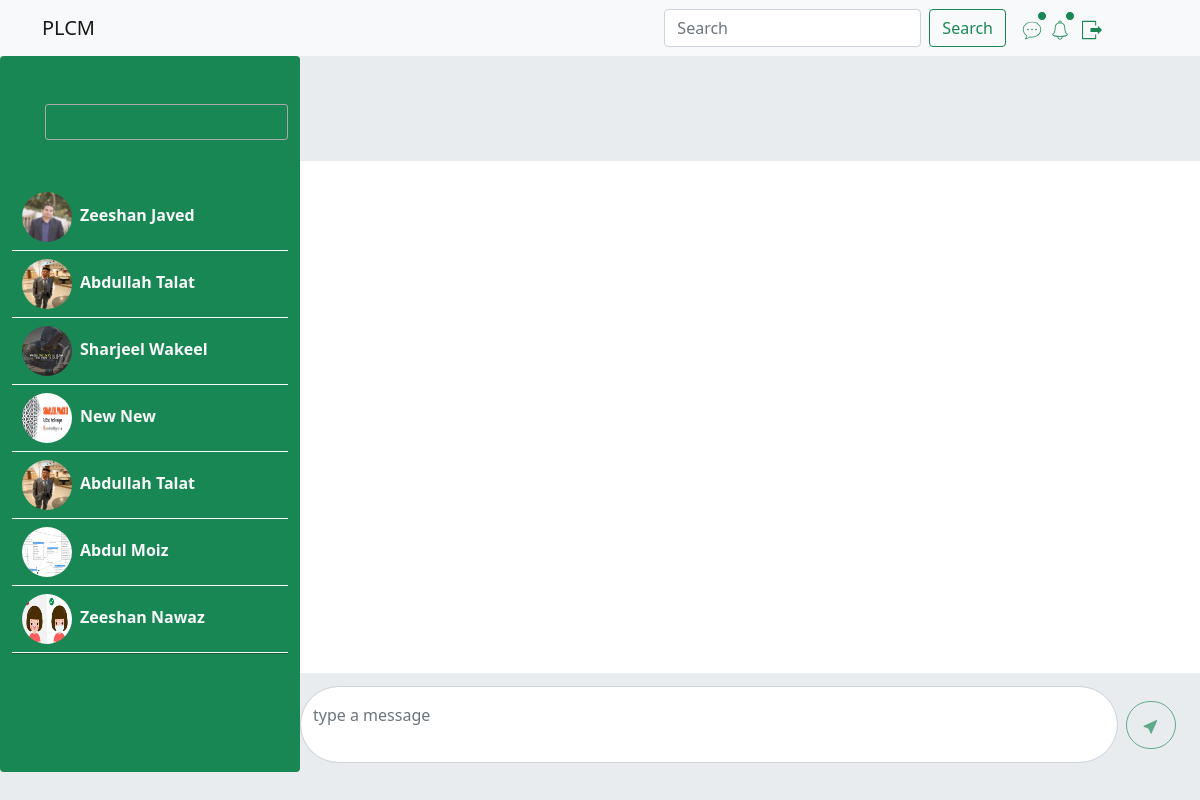
Screenshot of /chat.php (signed in) with the database file from the repository.
### tables this page shows
CREATE TABLE `members` (
  `m_id` int(11) NOT NULL,
  `f_name` text NOT NULL,
  `l_name` text NOT NULL,
  `reg_no` text NOT NULL,
  `email` text NOT NULL,
  `password` text NOT NULL,
  `designation` text NOT NULL,
  `speciality` text NOT NULL,
  `img_path` text NOT NULL,
  `date` timestamp NOT NULL DEFAULT current_timestamp() ON UPDATE current_timestamp()
);

### chat.php (the view, shortened to what this page needs)
<?php
include_once("connection/connection.php");
$s_id=$_SESSION['id'];
$s_id_array=array();
$user=null;
$adm=1;
$index=-1;
$query="select s_id,max(date),category from chat where r_id=".$s_id." and status='unseen' group by s_id order by msg_id desc";
$priority=mysqli_query($conn,$query);
if(mysqli_num_rows($priority)>0){
  while($pr=mysqli_fetch_assoc($priority)){
    $id=$pr['s_id'];
    if($pr['category']==0){
      $adm++;
      $query="select * from admin where a_id=".$id;
      $admin=mysqli_query($conn,$query);
      $ad=mysqli_fetch_assoc($admin);
      $user.="<tr data-id='" .$ad['a_id']."' data-category='1' class='bg-success profile' data-table='admin' style='cursor:pointer'>
      <td class='position-relative border-light'><img src='admin/".$ad['img_path']."' class='rounded-circle' style='height:50px;width:50px'><span class='text-light fw-bold ps-2 text-capitalize'>". $ad['f_name']."</span>
<span class='position-absolute alert_on_chat translate-middle p-1 bg border border-light rounded-circle'>
<span class='visually-hidden'>New alerts</span>
</span>
     </td>
  </tr>";
    }
    else{
      $s_id_array[++$index]=$id;
      $query="select * from members where m_id=".$id;
      $members=mysqli_query($conn,$query);
      $mbr=mysqli_fetch_assoc($members);
      $user.=" <tr data-id='". $mbr['m_id']."' data-category='1' class='bg-success profile' data-table='members' style='cursor:pointer'>
      <td class='position-relative border-light'><img src='admin/".$mbr['img_path']."' class='rounded-circle' style='height:50px;width:50px'><span class='text-light fw-bold ps-2 text-capitalize'>". $mbr['f_name']." ".$mbr['l_name']."</span>
<span class='position-absolute alert_on_chat translate-middle p-1 bg border border-light rounded-circle'>
<span class='visually-hidden'>New alerts</span>
</span>
     </td>
  </tr>";
    }
  }
  if($adm==1){
    $query="select * from admin where a_id=14";
    $admin=mysqli_query($conn,$query);
    $ad=mysqli_fetch_assoc($admin);
    $user.="<tr data-id='" .$ad['a_id']."' data-category='1' class='bg-success profile' data-table='admin' style='cursor:pointer'>
    <td class='position-relative border-light'><img src='admin/".$ad['img_path']."' class='rounded-circle' style='height:50px;width:50px'><span class='text-light fw-bold ps-2 text-capitalize'>". $ad['f_name']."</span>
   </td>
</tr>";
  }
if($index==-1){
  $query="select * from members where m_id!=".$s_id;
}
else{
  $query="select * from members where m_id not in(" . implode(',', $s_id_array) .") and m_id!=".$s_id;
}
  $member=mysqli_query($conn,$query);
  if(mysqli_num_rows($member)>0){
  while($mbr=mysqli_fetch_assoc($member)){
    $user.=" <tr data-id='". $mbr['m_id']."' data-category='1' class='bg-success profile' data-table='members' style='cursor:pointer'>
    <td class='position-relative border-light'><img src='admin/".$mbr['img_path']."' class='rounded-circle' style='height:50px;width:50px'><span class='text-light fw-bold ps-2 text-capitalize'>". $mbr['f_name']." ".$mbr['l_name']."</span>
   </td>
</tr>";
  }
}
}
else{
  $query="select * from admin";
$admin=mysqli_query($conn,$query);
$ad=mysqli_fetch_assoc($admin);
    $user.="<tr data-id='" .$ad['a_id']."' data-category='1' class='bg-success profile' data-table='admin' style='cursor:pointer'>
    <td class='position-relative border-light'><img src='admin/".$ad['img_path']."' class='rounded-circle' style='height:50px;width:50px'><span class='text-light fw-bold ps-2 text-capitalize'>". $ad['f_name']."</span>
   </td>
</tr>";
$query="select * from members where m_id!=".$s_id;
$members=mysqli_query($conn,$query);
if(mysqli_num_rows($members)>0){
  while($mbr=mysqli_fetch_assoc($members)){
    $user.=" <tr data-id='". $mbr['m_id']."' data-category='1' class='bg-success profile' data-table='members' style='cursor:pointer'>
    <td class='position-relative border-light'><img src='admin/".$mbr['img_path']."' class='rounded-circle' style='height:50px;width:50px'><span class='text-light fw-bold ps-2 text-capitalize'>". $mbr['f_name']." ".$mbr['l_name']."</span>
   </td>
</tr>";
  }
}
}
?>
<!doctype html>
<html lang="en">
  <head>
    <link href="https://cdn.jsdelivr.net/npm/bootstrap@5.1.3/dist/css/bootstrap.min.css" rel="stylesheet">
    <link rel="stylesheet" type="text/css" href="//cdn.datatables.net/1.10.21/css/jquery.dataTables.min.css"/>
    <link rel='stylesheet' href='css/style.css'>
    <link rel='stylesheet' href='css/style2.css'>
  </head>
  <body>
  <div class='container-fluid p-0 responsive wrapper-message' >
  <nav class="navbar navbar-expand-md navbar-light bg-light">
  <div class="container">
  <a class="navbar-brand" href="home.php">PLCM</a>
    <div class="collapse navbar-collapse" id="navbarSupportedContent">
      <form class="d-flex me-2">
        <input class="form-control me-2" type="search" placeholder="Search" aria-label="Search">
        <button class="btn btn-outline-success" type="submit">Search</button>
      </form>
      <div class=' d-flex align-items-center justify-md-content-start justify-content-around'>
      <div class='position-relative chat ms-2  d-inline-block d-md-block mt-md-0 mt-2 '>
<span class="position-absolute top-0 start-100 translate-middle p-1 bg-success border border-light rounded-circle">
  </span>
</div>
<div class=" position-relative ms-2   mt-md-0 mt-2 ">
  <span class="position-absolute top-0  start-100 translate-middle p-1 bg-success border border-light rounded-circle">
  </span>
</div>
      <ul class='navbar-nav me-5 ms-1 mt-md-0 mt-2  '>
      <li class="nav-item dropdown">
          <a class="nav-link dropdown-toggle link_logout" href="#" id="navbarDropdown" role="button" data-bs-toggle="dropdown" aria-expanded="false">
          </a>
        </li>
</ul>
</div>
    </div>
  </div>
</nav>
<section class=' bg message-sec ' style="height:90vh">
  <div class='row m-0 align-items-stretch justify-content-start ' style="height:90vh;">
  <div class='col-3    bg-success rounded  ' style="height:89.5vh;overflow-y:hidden">
  <div class="table-responsive mt-2 pb-5 mt-5" style="height:84.5vh;overflow-y:scroll">
<table id="userTable" class=' table table-hover ' style="border-collapse: separate;">
        <thead>
                   </thead>
        <tbody id="list_profile">
       <?php echo $user;?>
        </tbody>
    </table>
                </div>
</div>
<div class='col-9 bg-body d-flex flex-column p-0' style="height:90vh">
    <div class='bg px-2 py-4 user_profile' style="height:15%">
</div>
        <div class='col-12 text-muted h3 fw-bold  d-flex flex-column  align-items-start ' id='message_show' style="height:70%; overflow-y:scroll" >
          </div>
<div  style="height:15%">
    <form class='d-flex align-items-center h-100 bg' >
        <textarea class='form-control flex-grow-1 rounded-pill me-2 py-3 input_message' placeholder='type a message' style="resize:none;height:75%" id="send_message"></textarea>
        <button type='button' class='btn btn-outline-success rounded-pill me-4 btn-lg disabled send_message_button' ><svg xmlns="http://www.w3.org/2000/svg" width="16" height="16" fill="currentColor" class="bi bi-cursor-fill" viewBox="0 0 16 16">
  <path d="M14.082 2.182a.5.5 0 0 1 .103.557L8.528 15.467a.5.5 0 0 1-.917-.007L5.57 10.694.803 8.652a.5.5 0 0 1-.006-.916l12.728-5.657a.5.5 0 0 1 .556.103z"/>
</svg></button>
</form>
</div>
</div>
</div>
</section>
</div>
</body>
</html>

### css/style2.css (style rules this page uses)
.row , .col-md-5,.col-md-7 { height:100%; display:flex; justify-content: center; align-items: center; }
.bg { background-color:#e9ecef; }
.responsive { height:100vh; background-color:#e9ecef; }
.link_logout::after { display:none; }

### rows the page displays
members: img_path (picture), f_name "Abdullah", l_name "Talat"
members: img_path (picture), f_name "Sharjeel", l_name "Wakeel"
members: img_path (picture), f_name "New", l_name "New"
members: img_path (picture), f_name "Abdullah", l_name "Talat"
members: img_path (picture), f_name "Abdul", l_name "Moiz"
members: img_path (picture), f_name "Zeeshan", l_name "Nawaz"

### other values shown
$ad['f_name'] "Zeeshan Javed"
